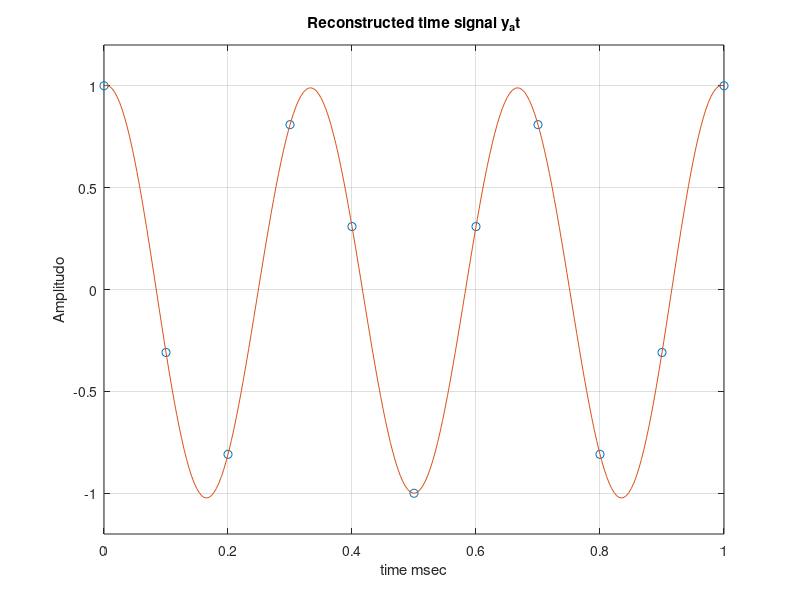

Reproduce this figure in MATLAB.
%Program P2_2
%Ilustrasi efek aliasing dalam domain
clf;
T=0.1;
t=0:0.0005:1;
f=13;
n=(0:T:1)';
xs=cos(2*pi*f*n);
t= linspace(-0.5,1.5,500)';
ya=sinc((1/T)*t(:,ones(size(n)))-(1/T)*n(:,ones(size(t)))')*xs;
plot(n,xs,'o',t,ya);grid;
xlabel('time msec'); ylabel('Amplitudo');
title('Reconstructed time signal y_{a}{t}');
axis([0 1 -1.2 1.2])
